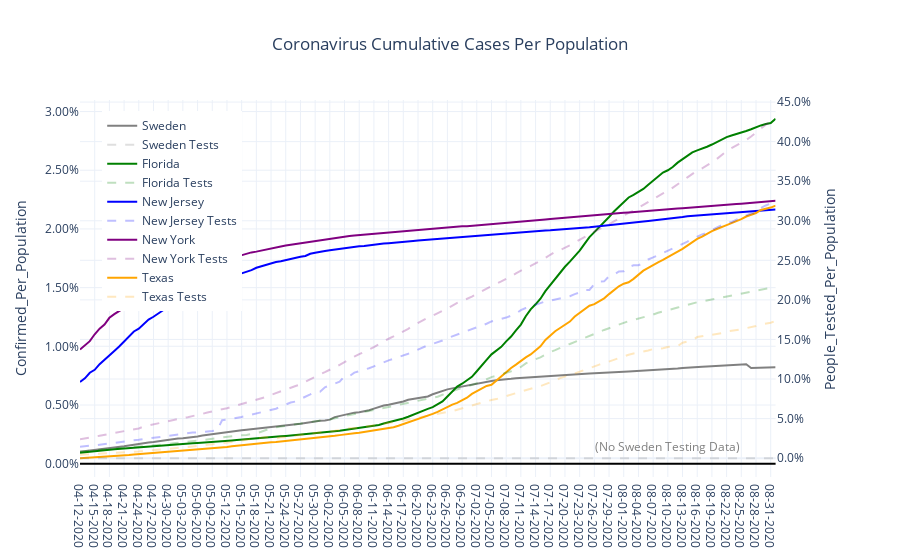

The cell this chart's notebook holds for it:
### Code cell
fig = make_subplots(specs=[[{'secondary_y':True}]])
for mycountry in countries_list:
    fig.add_trace(go.Scatter(x=country_df[country_df['Country_Region']==mycountry]['Date'],
                               y=country_df[country_df['Country_Region']==mycountry]['Confirmed_Per_Population'],
                               name = rename_dict[mycountry],
                               line = {'color':colors_dict[mycountry]}),
                  secondary_y = False)
    fig.add_trace(go.Scatter(x=country_df[country_df['Country_Region']==mycountry]['Date'],
                               y=country_df[country_df['Country_Region']==mycountry]['People_Tested_Per_Population'],
                               name = rename_dict[mycountry] + ' Tests',
                               line = {'color':colors_dict[mycountry],
                                      'dash':'dash'},
                               opacity = 0.25),
                  secondary_y = True)
fig.update_layout(showlegend = True,
                legend= dict(x=0.03,y=0.97),
                title='Coronavirus Cumulative Cases Per Population',
                title_x=0.5,
                yaxis={'title':'Confirmed_Per_Population',
                       'tickformat':'.2%',
                       'zeroline':True,'zerolinecolor':'#000000','zerolinewidth':2.0},
                template = 'plotly_white',
                annotations = [{'x':'08-10-2020',
                                 'y':0.0015,
                                 'xref':'x','yref':'y',
                                 'showarrow':False,
                                 'text':r'(No Sweden Testing Data)',
                                 'font':{'color':'grey'}}])
fig.update_yaxes(title_text='People_Tested_Per_Population',secondary_y=True,tickformat='.1%')
fig.show()
fig.write_image(r'C:\__YOUTUBE__\__POLITICS__\Coronavirus\outputdata\2-CV_Cum_Cases_Per_Population.png',width = 852,height = 480)

### Figure 1 — Plotly figure (JSON) as saved in the notebook; plotly's stock layout.template omitted (floating-point values rounded to 4 significant figures; data arrays with more than 128 entries replaced by an {"elided": "..."} marker saying what was removed)
{"data": [{"line": {"color": "grey"}, "name": "Sweden", "type": "scatter", "x": {"elided": "143 str values"}, "xaxis": "x", "y": {"elided": "143 float values"}, "yaxis": "y"}, {"line": {"color": "grey", "dash": "dash"}, "name": "Sweden Tests", "opacity": 0.25, "type": "scatter", "x": {"elided": "143 str values"}, "xaxis": "x", "y": {"elided": "143 int values"}, "yaxis": "y2"}, {"line": {"color": "green"}, "name": "Florida", "type": "scatter", "x": {"elided": "143 str values"}, "xaxis": "x", "y": {"elided": "143 float values"}, "yaxis": "y"}, {"line": {"color": "green", "dash": "dash"}, "name": "Florida Tests", "opacity": 0.25, "type": "scatter", "x": {"elided": "143 str values"}, "xaxis": "x", "y": {"elided": "143 float values"}, "yaxis": "y2"}, {"line": {"color": "blue"}, "name": "New Jersey", "type": "scatter", "x": {"elided": "143 str values"}, "xaxis": "x", "y": {"elided": "143 float values"}, "yaxis": "y"}, {"line": {"color": "blue", "dash": "dash"}, "name": "New Jersey Tests", "opacity": 0.25, "type": "scatter", "x": {"elided": "143 str values"}, "xaxis": "x", "y": {"elided": "143 float values"}, "yaxis": "y2"}, {"line": {"color": "purple"}, "name": "New York", "type": "scatter", "x": {"elided": "143 str values"}, "xaxis": "x", "y": {"elided": "143 float values"}, "yaxis": "y"}, {"line": {"color": "purple", "dash": "dash"}, "name": "New York Tests", "opacity": 0.25, "type": "scatter", "x": {"elided": "143 str values"}, "xaxis": "x", "y": {"elided": "143 float values"}, "yaxis": "y2"}, {"line": {"color": "orange"}, "name": "Texas", "type": "scatter", "x": {"elided": "143 str values"}, "xaxis": "x", "y": {"elided": "143 float values"}, "yaxis": "y"}, {"line": {"color": "orange", "dash": "dash"}, "name": "Texas Tests", "opacity": 0.25, "type": "scatter", "x": {"elided": "143 str values"}, "xaxis": "x", "y": {"elided": "143 float values"}, "yaxis": "y2"}], "layout": {"annotations": [{"font": {"color": "grey"}, "showarrow": false, "text": "(No Sweden Testing Data)", "x": "08-10-2020", "xref": "x", "y": 0.0015, "yref": "y"}], "legend": {"x": 0.03, "y": 0.97}, "showlegend": true, "title": {"text": "Coronavirus Cumulative Cases Per Population", "x": 0.5}, "xaxis": {"anchor": "y", "domain": [0, 0.94]}, "yaxis": {"anchor": "x", "domain": [0, 1], "tickformat": ".2%", "title": {"text": "Confirmed_Per_Population"}, "zeroline": true, "zerolinecolor": "#000000", "zerolinewidth": 2}, "yaxis2": {"anchor": "x", "overlaying": "y", "side": "right", "tickformat": ".1%", "title": {"text": "People_Tested_Per_Population"}}}}
